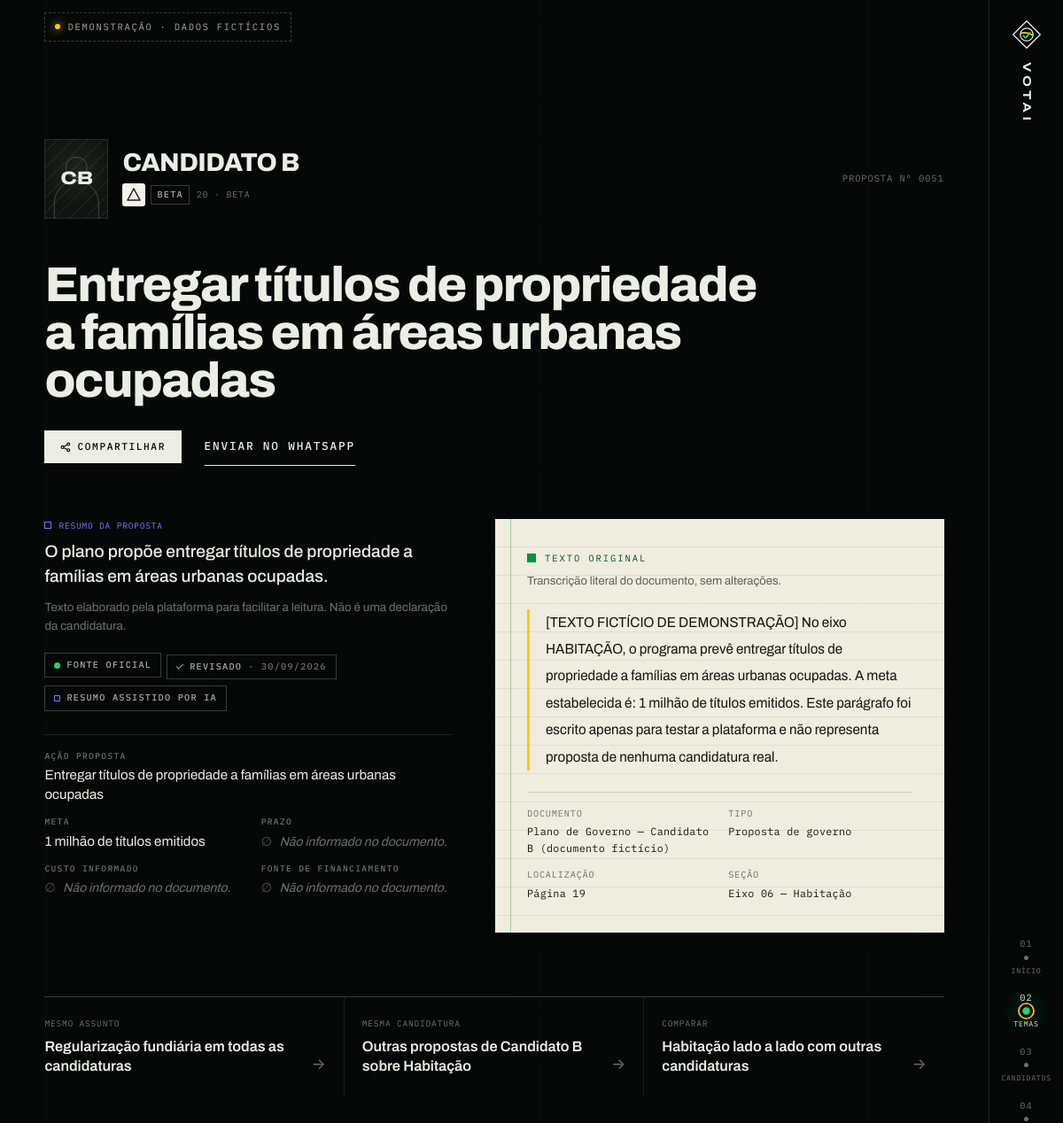
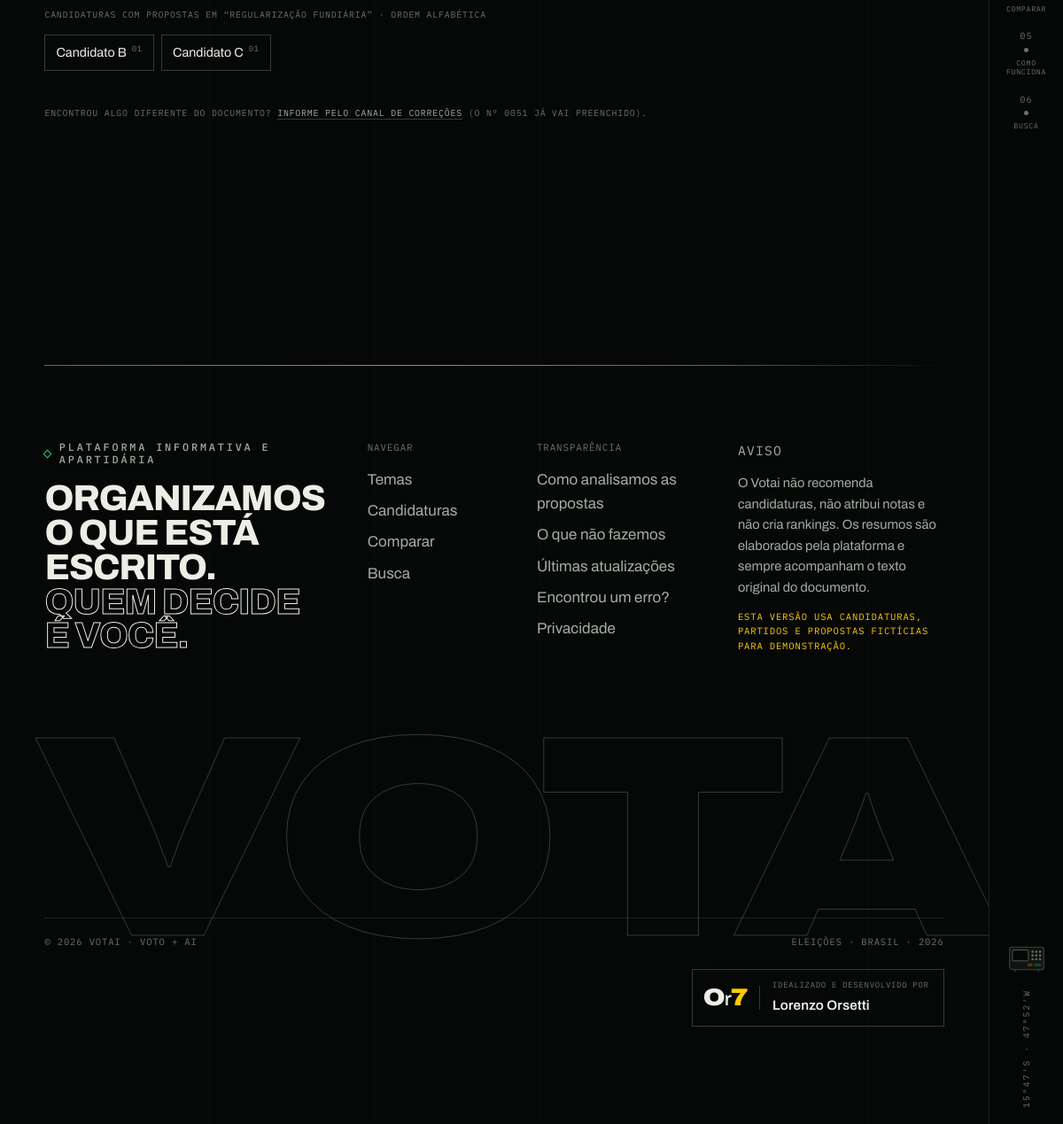
/proposta.php?id=51, run on the app's committed database (2 pictures, top to bottom).
### tables this page shows
CREATE TABLE candidatos (
  id            INT UNSIGNED AUTO_INCREMENT PRIMARY KEY,
  eleicao_id    INT UNSIGNED NOT NULL,
  partido_id    INT UNSIGNED NULL,
  nome          VARCHAR(180) NOT NULL,
  nome_urna     VARCHAR(120) NOT NULL,
  slug          VARCHAR(140) NOT NULL,
  numero        VARCHAR(8)   NULL,
  cargo         VARCHAR(120) NOT NULL,
  uf            CHAR(2)      NULL,
  foto          VARCHAR(255) NULL,
  foto_fonte    VARCHAR(255) NULL COMMENT 'Origem da foto (ex.: DivulgaCandContas/TSE)',
  demonstracao  TINYINT(1) NOT NULL DEFAULT 0 COMMENT '1 = registro fictício',
  ativo         TINYINT(1) NOT NULL DEFAULT 1,
  sq_candidato         BIGINT UNSIGNED NULL COMMENT 'SQ_CANDIDATO do TSE (chave com fotos e PDFs)',
  tipo_agremiacao      VARCHAR(40)  NULL,
  coligacao_nome       VARCHAR(200) NULL,
  coligacao_composicao TEXT NULL,
  federacao_nome       VARCHAR(200) NULL,
  vice_sq              BIGINT UNSIGNED NULL,
  vice_nome            VARCHAR(180) NULL,
  vice_nome_urna       VARCHAR(120) NULL,
  vice_partido_sigla   VARCHAR(20)  NULL,
  vice_foto            VARCHAR(255) NULL,
  atualizado_tse       DATETIME NULL,
  criado_em     TIMESTAMP NOT NULL DEFAULT CURRENT_TIMESTAMP,
  atualizado_em TIMESTAMP NOT NULL DEFAULT CURRENT_TIMESTAMP ON UPDATE CURRENT_TIMESTAMP,
  UNIQUE KEY uq_candidatos_slug (slug),
  UNIQUE KEY uq_candidatos_sq (sq_candidato),
  KEY idx_candidatos_eleicao (eleicao_id, ativo),
  CONSTRAINT fk_candidatos_eleicao FOREIGN KEY (eleicao_id) REFERENCES eleicoes(id) ON UPDATE CASCADE,
  CONSTRAINT fk_candidatos_partido FOREIGN KEY (partido_id) REFERENCES partidos(id) ON UPDATE CASCADE ON DELETE SET NULL
);

CREATE TABLE partidos (
  id         INT UNSIGNED AUTO_INCREMENT PRIMARY KEY,
  nome       VARCHAR(160) NOT NULL,
  sigla      VARCHAR(20)  NOT NULL,
  numero     VARCHAR(5)   NULL,
  logo       VARCHAR(255) NULL,
  criado_em  TIMESTAMP NOT NULL DEFAULT CURRENT_TIMESTAMP,
  UNIQUE KEY uq_partidos_sigla (sigla)
);

CREATE TABLE propostas (
  id                 INT UNSIGNED AUTO_INCREMENT PRIMARY KEY,
  candidato_id       INT UNSIGNED NOT NULL,
  categoria_id       INT UNSIGNED NOT NULL,
  subcategoria_id    INT UNSIGNED NULL,
  resumo             TEXT NOT NULL COMMENT 'Resumo elaborado pela plataforma',
  acao               VARCHAR(500) NOT NULL COMMENT 'Ação proposta',
  meta               VARCHAR(500) NULL,
  prazo              VARCHAR(255) NULL,
  custo              VARCHAR(255) NULL,
  financiamento      VARCHAR(500) NULL,
  status             ENUM('pendente','em_revisao','aprovada','rejeitada','publicada') NOT NULL DEFAULT 'pendente',
  observacao_revisao TEXT NULL,
  revisado_por       INT UNSIGNED NULL,
  revisado_em        DATETIME NULL,
  criado_em          TIMESTAMP NOT NULL DEFAULT CURRENT_TIMESTAMP,
  atualizado_em      TIMESTAMP NOT NULL DEFAULT CURRENT_TIMESTAMP ON UPDATE CURRENT_TIMESTAMP,
  KEY idx_prop_publico   (status, categoria_id, candidato_id),
  KEY idx_prop_candidato (candidato_id, status),
  KEY idx_prop_sub       (subcategoria_id),
  CONSTRAINT fk_prop_candidato FOREIGN KEY (candidato_id)    REFERENCES candidatos(id)     ON UPDATE CASCADE ON DELETE CASCADE,
  CONSTRAINT fk_prop_categoria FOREIGN KEY (categoria_id)    REFERENCES categorias(id)     ON UPDATE CASCADE,
  CONSTRAINT fk_prop_sub       FOREIGN KEY (subcategoria_id) REFERENCES subcategorias(id)  ON UPDATE CASCADE ON DELETE SET NULL,
  CONSTRAINT fk_prop_revisor   FOREIGN KEY (revisado_por)    REFERENCES usuarios_admin(id) ON UPDATE CASCADE ON DELETE SET NULL
);

CREATE TABLE documentos (
  id               INT UNSIGNED AUTO_INCREMENT PRIMARY KEY,
  candidato_id     INT UNSIGNED NOT NULL,
  eleicao_id       INT UNSIGNED NOT NULL,
  titulo           VARCHAR(220) NOT NULL,
  tipo             ENUM('plano_governo','programa_partidario','documento_complementar','outro') NOT NULL DEFAULT 'plano_governo',
  arquivo          VARCHAR(255) NULL COMMENT 'Caminho local do PDF',
  url_origem       VARCHAR(500) NULL COMMENT 'Link para a fonte oficial (ex.: TSE)',
  total_paginas    SMALLINT UNSIGNED NULL,
  data_publicacao  DATE NULL,
  hash_sha256      CHAR(64) NULL COMMENT 'Integridade do arquivo analisado',
  demonstracao     TINYINT(1) NOT NULL DEFAULT 0,
  criado_em        TIMESTAMP NOT NULL DEFAULT CURRENT_TIMESTAMP,
  KEY idx_documentos_candidato (candidato_id),
  CONSTRAINT fk_documentos_candidato FOREIGN KEY (candidato_id) REFERENCES candidatos(id) ON UPDATE CASCADE ON DELETE CASCADE,
  CONSTRAINT fk_documentos_eleicao   FOREIGN KEY (eleicao_id)   REFERENCES eleicoes(id)   ON UPDATE CASCADE
);

CREATE TABLE subcategorias (
  id            INT UNSIGNED AUTO_INCREMENT PRIMARY KEY,
  categoria_id  INT UNSIGNED NOT NULL,
  slug          VARCHAR(80)  NOT NULL,
  nome          VARCHAR(120) NOT NULL,
  ordem         SMALLINT UNSIGNED NOT NULL DEFAULT 0,
  UNIQUE KEY uq_sub_cat_slug (categoria_id, slug),
  CONSTRAINT fk_sub_categoria FOREIGN KEY (categoria_id) REFERENCES categorias(id) ON UPDATE CASCADE ON DELETE CASCADE
);

CREATE TABLE categorias (
  id              INT UNSIGNED AUTO_INCREMENT PRIMARY KEY,
  slug            VARCHAR(80)  NOT NULL,
  nome            VARCHAR(120) NOT NULL,
  descricao       TEXT NULL,
  palavras_chave  TEXT NULL,
  ordem           SMALLINT UNSIGNED NOT NULL DEFAULT 0,
  ativo           TINYINT(1) NOT NULL DEFAULT 1,
  UNIQUE KEY uq_categorias_slug (slug),
  KEY idx_categorias_ordem (ativo, ordem)
);

### proposta.php (the view, shortened to what the rows shown need)
<?php
require_once __DIR__ . '/includes/componentes.php';
$id = get_int('id');
$p  = $id ? proposta_publicada($id) : null;
$c = candidato_por_slug($p['candidato_slug']);
$vizinhas = [];
if ($p['subcategoria_id']) {
    foreach (propostas_publicadas(['subcategoria_id' => (int) $p['subcategoria_id']]) as $o) {
        $vizinhas[$o['candidato_nome']] ??= ['slug' => $o['candidato_slug'], 'nome' => $o['candidato_nome'], 'n' => 0];
        $vizinhas[$o['candidato_nome']]['n']++;
    }
    ksort($vizinhas, SORT_LOCALE_STRING);
}
$numero  = str_pad((string) $p['id'], 4, '0', STR_PAD_LEFT);
$link    = link_proposta($p);
$titShare = 'Proposta de ' . $p['candidato_nome'] . ': ' . $p['acao'];
require __DIR__ . '/includes/header.php';
?>
<main class="page" id="conteudo">
  <article class="prop wrap" id="proposta-<?= (int) $p['id'] ?>">
    <header class="prop__topo">
      <a class="prop__quem" href="<?= h(link_candidato($c['slug'], $p['categoria_slug'])) ?>">
        <?= foto_candidato($c, 'prop__foto', '96px', true) ?>
        <span>
          <span class="prop__nome"><?= h($c['nome_urna']) ?></span>
          <span class="prop__part"><?= logo_partido($c) ?> <span class="mono"><?= h($c['numero']) ?> · <?= h($c['partido_sigla'] ?? '') ?></span></span>
        </span>
      </a>
      <p class="prop__num mono">Proposta Nº <?= $numero ?></p>
    </header>
    <h1 class="prop__acao"><?= h($p['acao']) ?></h1>
    <div class="prop__compartilhar">
      <?= botao_compartilhar($link, $titShare, 'btn-solid btn-solid--pequeno') ?>
      <a class="btn-line" href="https://wa.me/?text=<?= h(rawurlencode($titShare . ' — ' . url_absoluta($link))) ?>" target="_blank" rel="noopener">Enviar no WhatsApp</a>
    </div>
    <div class="prop__grade">
      <section class="prop__resumo" aria-labelledby="prop-resumo">
        <p class="ficha__rotulo mono" id="prop-resumo">Resumo da proposta</p>
        <p class="prop__resumo-txt"><?= h($p['resumo']) ?></p>
        <p class="prop__nota">Texto elaborado pela plataforma para facilitar a leitura. Não é uma declaração da candidatura.</p>
        <?= render_selos($p, 'selos--grande') ?>
        <dl class="ficha__dados prop__dados">
          <div><dt>Ação proposta</dt><dd><?= campo($p['acao']) ?></dd></div>
          <div><dt>Meta</dt><dd><?= campo($p['meta']) ?></dd></div>
          <div><dt>Prazo</dt><dd><?= campo($p['prazo']) ?></dd></div>
          <div><dt>Custo informado</dt><dd><?= campo($p['custo']) ?></dd></div>
          <div><dt>Fonte de financiamento</dt><dd><?= campo($p['financiamento']) ?></dd></div>
        </dl>
      </section>
      <section class="prop__original" aria-labelledby="prop-original">
        <div class="papel">
          <dl class="papel__ref mono">
            <div><dt>Documento</dt><dd><?= h($p['documento_titulo'] ?: 'Documento não vinculado') ?></dd></div>
            <div><dt>Tipo</dt><dd><?= h(tipo_documento($p['documento_tipo'] ?? null)) ?></dd></div>
          </dl>
        </div>
      </section>
    </div>
    <nav class="prop__mais" aria-label="Continuar explorando">
      <a class="prop__mais-link" href="<?= h(link_tema($p['categoria_slug'], $p['subcategoria_slug'] ?: null)) ?>">
        <span class="mono">Mesmo assunto</span><strong><?= h($p['subcategoria_nome'] ?: $p['categoria_nome']) ?> em todas as candidaturas</strong><span aria-hidden="true">→</span></a>
      <a class="prop__mais-link" href="<?= h(link_candidato($c['slug'], $p['categoria_slug'])) ?>#propostas">
        <span class="mono">Mesma candidatura</span><strong>Outras propostas de <?= h($c['nome_urna']) ?> sobre <?= h($p['categoria_nome']) ?></strong><span aria-hidden="true">→</span></a>
      <a class="prop__mais-link" href="<?= h(link_pagina('comparar', ['c' => [(int) $c['id']], 'tema' => $p['categoria_slug'], 'editar' => '1'])) ?>">
        <span class="mono">Comparar</span><strong><?= h($p['categoria_nome']) ?> lado a lado com outras candidaturas</strong><span aria-hidden="true">→</span></a>
    </nav>
    <?php if (count($vizinhas) > 1): ?>
    <section class="prop__vizinhas" aria-labelledby="prop-viz">
      <p class="mono prop__viz-tit" id="prop-viz">Candidaturas com propostas em “<?= h($p['subcategoria_nome']) ?>” · ordem alfabética</p>
      <ul>
        <?php foreach ($vizinhas as $v): ?>
        <li><a href="<?= h(link_tema($p['categoria_slug'], $p['subcategoria_slug'])) ?>#candidaturas"><?= h($v['nome']) ?> <sup class="mono"><?= pad2($v['n']) ?></sup></a></li>
        <?php endforeach; ?>
      </ul>
    </section>
    <?php endif; ?>
    <p class="prop__correcao mono">Encontrou algo diferente do documento? <a href="<?= h(link_pagina('correcoes', ['n' => (int) $p['id']] + ($p['pagina'] ? ['pagina' => (int) $p['pagina']] : []))) ?>">Informe pelo canal de correções</a> (o Nº <?= $numero ?> já vai preenchido).</p>
  </article>
</main>
<?php require __DIR__ . '/includes/footer.php'; ?>

### includes/funcoes.php (shortened to what the rows shown need)
<?php
require_once __DIR__ . '/database.php';
function h(?string $v): string
{
    return htmlspecialchars((string) $v, ENT_QUOTES | ENT_SUBSTITUTE, 'UTF-8');
}
function url(string $path = '', array $query = []): string
{
    $u = BASE_URL . '/' . ltrim($path, '/');
    $query = array_filter($query, static fn($v) => $v !== null && $v !== '' && $v !== []);
    if ($query) {
        $u .= '?' . http_build_query($query);
    }
    return $u;
}
function urls_amigaveis(): bool
{
    static $v = null;
    if ($v !== null) return $v;
    $cfg = defined('URLS_AMIGAVEIS') ? URLS_AMIGAVEIS : 'auto';
    return $v = false;
}
function link_pagina(string $nome, array $query = []): string
{
    return urls_amigaveis() ? url($nome, $query) : url($nome . '.php', $query);
}
function link_tema(string $tema, ?string $sub = null): string
{
    return url('tema.php', ['t' => $tema, 'sub' => $sub]);
}
function link_candidato(string $slug, ?string $tema = null): string
{
    return url('candidato.php', ['c' => $slug, 'tema' => $tema]);
}
function link_proposta(array $p): string
{
    $id = (int) $p['id'];
    return url('proposta.php', ['id' => $id]);
}
function url_absoluta(string $u): string
{
    $site = defined('SITE_URL') && SITE_URL ? (string) SITE_URL : (string) getenv('VOTAI_SITE_URL');
    $https = (!empty($_SERVER['HTTPS']) && $_SERVER['HTTPS'] !== 'off') || (int) ($_SERVER['SERVER_PORT'] ?? 0) === 443;
    $host = (string) ($_SERVER['HTTP_HOST'] ?? 'localhost');
    return ($https ? 'https' : 'http') . '://' . $host . '/' . ltrim($u, '/');
}
function pad2(int $n): string
{
    return str_pad((string) $n, 2, '0', STR_PAD_LEFT);
}
function iniciais(string $nome): string
{
    $nome = preg_replace('/\(.*?\)/u', '', $nome) ?? $nome;
    $partes = preg_split('/\s+/u', trim($nome)) ?: [];
    $ini = '';
    foreach ($partes as $p) {
        if ($p !== '' && mb_strlen($ini) < 2) {
            $ini .= mb_strtoupper(mb_substr($p, 0, 1));
        }
    }
    return $ini ?: '?';
}
function campo(?string $v): string
{
    $v = trim((string) $v);
    return $v === ''
        ? '<span class="nao-informado">' . NAO_INFORMADO . '</span>'
        : h($v);
}
function arquivo_existe(?string $rel): bool
{
    $rel = ltrim(str_replace(['..', '\\'], ['', '/'], $rel), '/');
    return is_file(ROOT_PATH . '/' . $rel);
}
function foto_candidato(array $c, string $classe = '', string $sizes = '(max-width: 700px) 45vw, 240px', bool $eager = false): string
{
    $nome = $c['nome_urna'] ?? $c['nome'] ?? '';
    $ini  = h(iniciais($nome));
    $fallback = '<span class="foto__fallback" aria-hidden="true"><span class="foto__ini">' . $ini . '</span><span class="foto__label">Foto</span></span>';
    $html = '<figure class="foto ' . h($classe) . '" data-iniciais="' . $ini . '">';
    if (arquivo_existe($c['foto'] ?? null)) {
        $html .= '<img src="' . h(url($c['foto'])) . '" alt="Foto de ' . h($nome) . '" width="800" height="1000" sizes="' . h($sizes) . '"'
              . ($eager ? ' fetchpriority="high"' : ' loading="lazy"') . ' decoding="async" data-foto>';
    } else {
        $html .= $fallback;
        $fallback = '';
    }
    return $html . $fallback . '</figure>';
}
function logo_partido(array $c, string $classe = ''): string
{
    $sigla = (string) ($c['partido_sigla'] ?? '');
    $html = '<span class="logo-partido ' . h($classe) . '" title="' . h($c['partido_nome'] ?? $sigla) . '">';
    $logo = $c['partido_logo'] ?? null;
    if ($logo) {
        $html .= '<img src="' . h(url($logo)) . '" alt="" width="28" height="28" loading="lazy" data-logo>';
    }
    $html .= '<span class="logo-partido__sigla">' . h($sigla) . '</span></span>';
    return $html;
}
function get_int(string $k): ?int
{
    $v = filter_var($_GET[$k] ?? null, FILTER_VALIDATE_INT, ['options' => ['min_range' => 1]]);
    return $v === false || $v === null ? null : (int) $v;
}

### includes/componentes.php (shortened to what the rows shown need)
<?php
require_once __DIR__ . '/repositorio.php';
    ob_start(); ?>
<?php
function render_selos(array $p, string $classe = ''): string
{
    $m = link_pagina('metodologia');
    $rev = !empty($p['revisado_em']) ? date('d/m/Y', strtotime((string) $p['revisado_em'])) : null;
    return '<ul class="selos ' . h($classe) . '" aria-label="Verificação desta proposta">'
        . '<li><a class="selo selo--fonte" href="' . h($m) . '#fonte-oficial" title="Extraída de documento oficial registrado pela candidatura. Saiba como.">Fonte oficial</a></li>'
        . '<li><a class="selo selo--revisado" href="' . h($m) . '#revisao" title="Conferida por uma pessoa com o texto original antes de ir ao ar. Saiba como.">Revisado' . ($rev ? '<span class="selo__data"> · ' . h($rev) . '</span>' : '') . '</a></li>'
        . '<li><a class="selo selo--ia" href="' . h($m) . '#ia" title="O resumo foi redigido com auxílio de inteligência artificial e conferido por uma pessoa. Saiba como.">Resumo assistido por IA</a></li>'
        . '</ul>';
}
function botao_compartilhar(string $link, string $titulo, string $classe = 'btn-line', string $rotulo = 'Compartilhar'): string
{
    return '<button type="button" class="' . h($classe) . '" data-compartilhar data-url="' . h(url_absoluta($link)) . '" data-titulo="' . h($titulo) . '">'
        . '<svg class="ico-comp" viewBox="0 0 16 16" aria-hidden="true"><circle cx="12.5" cy="3.5" r="2"/><circle cx="3.5" cy="8" r="2"/><circle cx="12.5" cy="12.5" r="2"/><path d="M5.3 7.1l5.4-2.7M5.3 8.9l5.4 2.7"/></svg>'
        . '<span>' . h($rotulo) . '</span></button>';
}

### data on the page
candidatos: nome_urna "CB", nome_urna "CANDIDATO B", partido.logo (picture), partido.sigla "BETA", numero "20", nome_urna "Candidato B", n "01"
propostas: id "0051", acao "Entregar títulos de propriedade a famílias em áreas urbanas ocupadas", resumo "O plano propõe entregar títulos de propriedade a famílias em áreas urbanas ocupadas.", revisado_em "30/09/2026", acao "Entregar títulos de propriedade a famílias em áreas urbanas ocupadas 1 milhão de títulos emitidos"
documentos: titulo "Plano de Governo — Candidato B (documento fictício)", tipo "Proposta de governo"
subcategorias: nome "Regularização fundiária", nome "REGULARIZAÇÃO FUNDIÁRIA"
categorias: nome "Habitação"
propostas: candidato.nome_urna "Candidato C", n "01"

### other printed values
mb_strtoupper(SITE_NAME) "VOTAI"
pad2($i + 1) "01"
$m['curto'] "INÍCIO"
pad2($i + 1) "02"
$m['curto'] "TEMAS"
pad2($i + 1) "03"
$m['curto'] "CANDIDATOS"
pad2($i + 1) "04"
$m['curto'] "COMPARAR"
pad2($i + 1) "05"
$m['curto'] "COMO FUNCIONA"
pad2($i + 1) "06"
$m['curto'] "BUSCA"
$rotulo "COMPARTILHAR"
NAO_INFORMADO "Não informado no documento. Não informado no documento. Não informado no documento."
